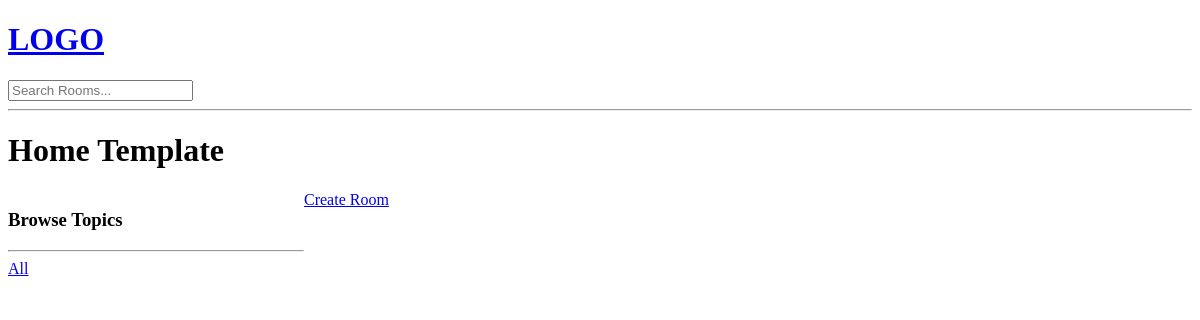
Before: / with the older database file.
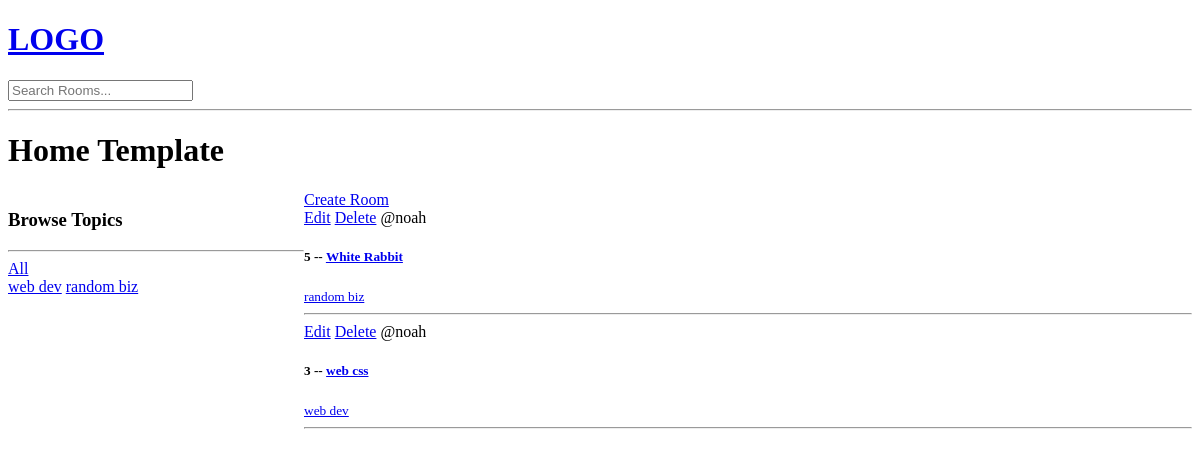
After: the same page with the newer database file.
### base/models.py (models this page shows, shortened)
class Topic(models.Model):
    name = models.CharField(max_length=200)

class Room(models.Model):
    host = models.ForeignKey(User, on_delete=models.SET_NULL, null=True)
    topic = models.ForeignKey(Topic, on_delete=models.SET_NULL, null=True)
    name = models.CharField(max_length=200)
    description = models.TextField(null=True, blank=True)
    updated = models.DateTimeField(auto_now=True)
    created = models.DateTimeField(auto_now_add=True)
    class Meta:
        ordering = ['-updated', '-created']

### base/views.py (the view)
# urls.py: path('', views.home, name='home'),
def home(request):
    q = request.GET.get('q') if request.GET.get('q') != None else ''
    rooms = Room.objects.filter(topic__name__icontains=q)
    topics = Topic.objects.all()
    context =  {'rooms': rooms, 'topics':topics}
    return render(request, 'base/home.html', context)

### base/templates/base/home.html (shortened to what this page needs)
{% extends 'main.html' %}
{% block content %}
<h1>Home Template</h1>
<div class="home-container">
    <div>
        <h3>Browse Topics</h3>
        <hr>
        <div>
            <a href="{% url 'home' %}">All</a>
        </div>
        {% for topic in topics %}
            <a href="{% url 'home' %}?q={{topic.name}}">{{topic.name}}</a>
        {% endfor %}
    </div>
    <div>
            <a href="{% url 'create-room' %}">Create Room</a>
            <div>
                {% for room in rooms %}
                <div>
                    <a href="{% url 'update-room' room.id %}">Edit</a>
                    <a href="{% url 'delete-room' room.id %}">Delete</a>
                    <span>@{{room.host.username}}</span>
                    <h5>{{room.id}} -- <a href="{%url 'room' room.id%}">{{room.name}}</h5>
                    <small>{{room.topic.name}}</small>
                    <hr>
                </div>
                {% endfor %}
            </div>
    </div>
</div>
{% endblock %}

### templates/main.html (shortened to what this page needs)
<!DOCTYPE html>
<html lang="en">
<head>
</head>
<body>
    {% include 'navbar.html' %}
    {% block content %}
    {% endblock %}
</body>
</html>

### templates/navbar.html
<a href="/">
    <h1>LOGO</h1>
</a>
<form action="{% url 'home' %}" method="GET">
    <input type="text" name="q" placeholder="Search Rooms...">
</form>
<hr>

### base/templates/base/home.html (style rules this page uses)
.home-container { display: grid; grid-template-columns: 1fr 3fr; }

Changed rows visible on the page:
added Topic: name "web dev"
added Topic: name "random biz"
added Room: host.username "noah", id "5", name "White Rabbit", topic.name "random biz"
added Room: host.username "noah", id "3", name "web css", topic.name "web dev"
